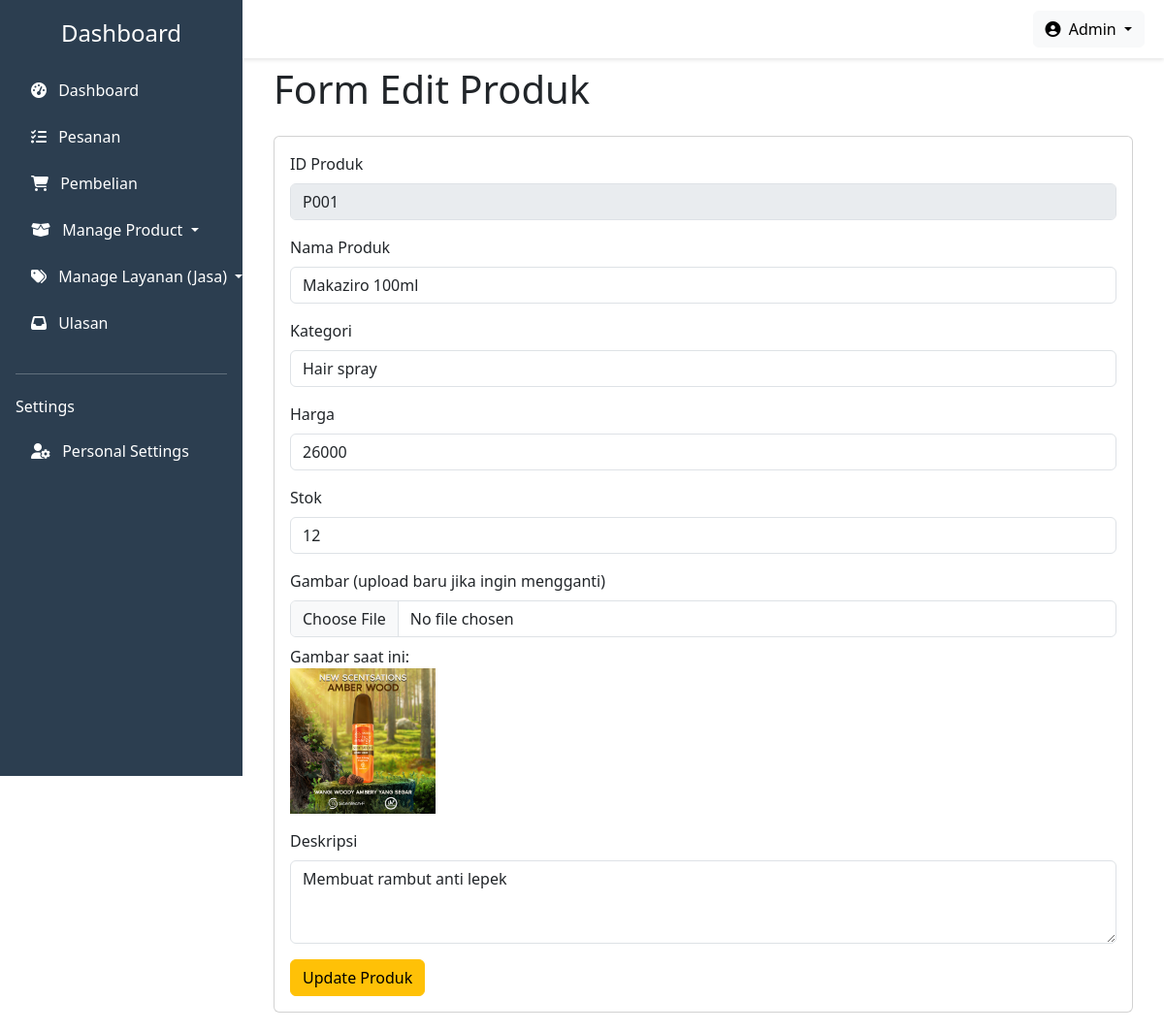
/Dashboard/edit_produk.php?id=P001 (signed in), run on the app's committed database.
### tables this page shows
CREATE TABLE `produk` (
  `id_produk` varchar(36) NOT NULL,
  `nama_produk` varchar(50) DEFAULT NULL,
  `kategori` varchar(30) DEFAULT NULL,
  `harga` int(11) DEFAULT NULL,
  `stok` int(11) DEFAULT NULL,
  `deskripsi` text DEFAULT NULL,
  `gambar` varchar(255) NOT NULL
);

### Dashboard/edit_produk.php (the view, shortened to what this page needs)
<?php
    require_once '../koneksi.php';
    $id = $_GET['id'];
    $stmt = $koneksi->prepare("SELECT * FROM produk WHERE id_produk = ?");
    $stmt->bind_param("s", $id);
    $stmt->execute();
    $result = $stmt->get_result();
    $produk = $result->fetch_assoc();
?>
<!DOCTYPE html>
<html lang="en">
<head>
    <link href="https://cdn.jsdelivr.net/npm/bootstrap@5.3.0/dist/css/bootstrap.min.css" rel="stylesheet" />
    <link rel="stylesheet" href="https://cdnjs.cloudflare.com/ajax/libs/font-awesome/6.4.0/css/all.min.css" />
</head>
<body>
    <div class="sidebar" id="sidebar">
        <div class="sidebar-header text-center mb-4">
            <h4>Dashboard</h4>
        </div>
        <ul class="nav flex-column px-3">
            <li class="nav-item mb-2">
                <a class="nav-link text-white" href="dashboard.php"><i class="fas fa-tachometer-alt me-2"></i> Dashboard</a>
            </li>
            <li class="nav-item mb-2">
                <a class="nav-link text-white" href="pesanan.php"><i class="fas fa-tasks me-2"></i> Pesanan</a>
            </li>
            <li class="nav-item mb-2">
                <a class="nav-link text-white" href="#"><i class="fas fa-shopping-cart me-2"></i> Pembelian</a>
            </li>
            <li class="nav-item mb-2">
                <a class="nav-link text-white dropdown-toggle" href="#" role="button" data-bs-toggle="dropdown" aria-expanded="false">
                    <i class="fas fa-box-open me-2"></i> Manage Product
                </a>
            </li>
            <li class="nav-item mb-2">
                <a class="nav-link text-white dropdown-toggle" href="#" role="button" data-bs-toggle="dropdown" aria-expanded="false">
                    <i class="fas fa-tags me-2"></i> Manage Layanan (Jasa)
                </a>
            </li>
            <li class="nav-item mb-2">
                <a class="nav-link text-white" href="data_ulasan.php"><i class="fas fa-inbox me-2"></i> Ulasan</a>
            </li>
        </ul>
        <hr class="bg-light mx-3 my-4" />
        <h6 class="px-3 mb-3">Settings</h6>
        <ul class="nav flex-column px-3">
            <li class="nav-item mb-2">
                <a class="nav-link text-white" href="#"><i class="fas fa-user-cog me-2"></i> Personal Settings</a>
            </li>
        </ul>
    </div>
    <div class="header">
        <div class="dropdown">
            <button class="btn btn-light dropdown-toggle" type="button" id="dropdownMenuButton" data-bs-toggle="dropdown" aria-expanded="false">
                <i class="fas fa-user-circle me-1"></i> Admin
            </button>
        </div>
    </div>
    <div class="main-content mt-4">
        <div class="container-fluid pt-4">
            <h1 class="mb-4">Form Edit Produk</h1>
            <div class="card">
                <div class="card-body">
                    <form action="Controller/produk_controller.php" method="POST" enctype="multipart/form-data">
                        <div class="mb-3">
                            <label class="form-label">ID Produk</label>
                            <input type="text" class="form-control" name="id_produk" value="<?= htmlspecialchars($produk['id_produk']) ?>" disabled>
                        </div>
                        <div class="mb-3">
                            <label class="form-label">Nama Produk</label>
                            <input type="text" class="form-control" name="nama_produk" value="<?= htmlspecialchars($produk['nama_produk']) ?>">
                        </div>
                        <div class="mb-3">
                            <label class="form-label">Kategori</label>
                            <input type="text" class="form-control" name="Kategori" value="<?= htmlspecialchars($produk['kategori']) ?>">
                        </div>
                        <div class="mb-3">
                            <label class="form-label">Harga</label>
                            <input type="number" class="form-control" name="harga" value="<?= htmlspecialchars($produk['harga']) ?>">
                        </div>
                        <div class="mb-3">
                            <label class="form-label">Stok</label>
                            <input type="number" class="form-control" name="stok" value="<?= htmlspecialchars($produk['stok']) ?>">
                        </div>
                        <div class="mb-3">
                            <label class="form-label">Gambar (upload baru jika ingin mengganti)</label>
                            <input class="form-control" name="gambar" type="file">
                            <p class="mt-2">Gambar saat ini: <br><img src="data_gambar/<?= htmlspecialchars($produk['gambar']) ?>" width="150"></p>
                        </div>
                        <div class="mb-3">
                            <label class="form-label">Deskripsi</label>
                            <textarea class="form-control" name="deskripsi" rows="3"><?= htmlspecialchars($produk['deskripsi']) ?></textarea>
                        </div>
                        <button type="submit" name="edit_product" class="btn btn-warning">Update Produk</button>
                    </form>
                </div>
            </div>
        </div>
    </div>
</body>
</html>

### Dashboard/edit_produk.php (style rules this page uses)
:root { --sidebar-width: 250px; --header-height: 60px; --sidebar-bg: #2c3e50; --header-bg: #ffffff; }
body { font-family: 'Segoe UI', Tahoma, Geneva, Verdana, sans-serif; overflow-x: hidden; }
.sidebar { width: var(--sidebar-width); height: 100vh; position: fixed; left: 0; top: 0; background-color: var(--sidebar-bg); color: white; padding: 20px 0; transition: all 0.3s; z-index: 1000; }
.main-content { margin-left: var(--sidebar-width); padding: 20px; min-height: calc(100vh - var(--header-height)); transition: all 0.3s; }
.header { height: var(--header-height); background-color: var(--header-bg); box-shadow: 0 2px 4px rgba(0, 0, 0, 0.1); position: fixed; width: calc(100% - var(--sidebar-width)); right: 0; top: 0; z-index: 900; transition: all 0.3s; display: flex; align-items: center; padding: 0 20px; gap: 1rem; }
.dropdown { margin-left: auto; }

### data on the page
produk: id_produk "P001", nama_produk "Makaziro 100ml", Kategori "Hair spray", harga "26000", stok "12", gambar (picture), deskripsi "Membuat rambut anti lepek"
